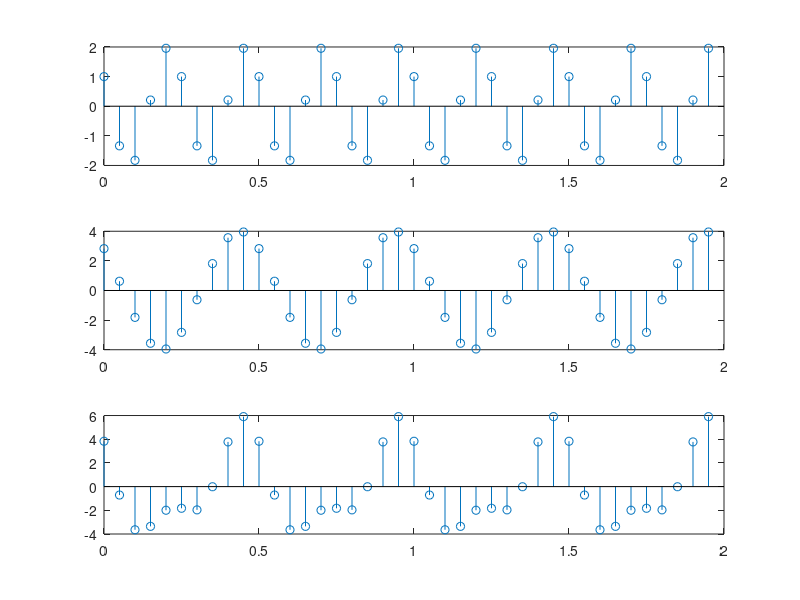

MATLAB code to generate this figure:
clear all;
T = 2; %s
f1 = 4; %Hz
f2 = 2; %Hz
A1 = 2;
A2 = 4;
fi1 = pi/3;
fi2 = pi/4;
Fs = 20; %Hz


t = 0:1/Fs: T - 1/Fs;

% f1
sig1  = A1 * cos (2 * pi * f1 * t + fi1) ;
subplot(3,1,1);
stem(t, sig1);

% f2
sig2  = A2 * cos (2 * pi * f2 * t + fi2) ;
subplot(3,1,2);
stem(t, sig2);

% f1 + f2
sig12 = sig1 + sig2;
subplot(3,1,3);
stem(t, sig12);

saveas(gcf, 'output.png')